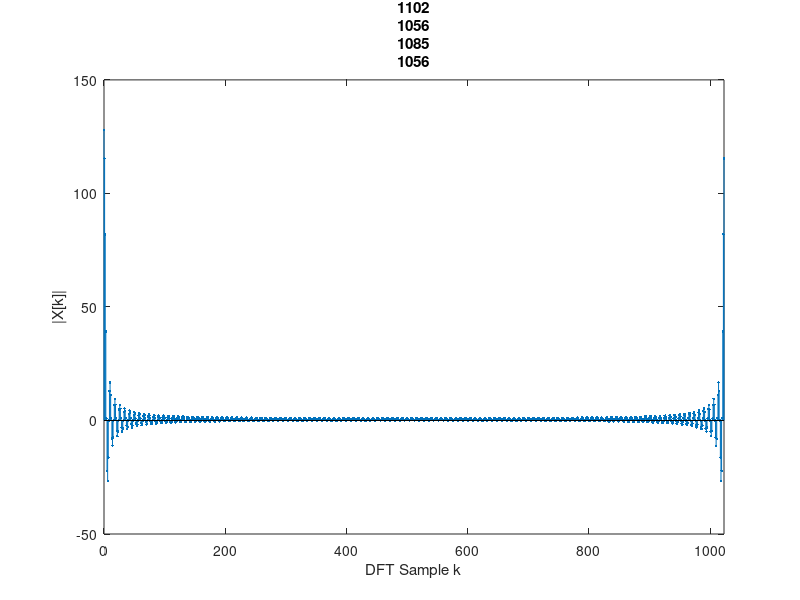

Source code (MATLAB):
x = ones(1, 128);
N = 1024;

X = fft(x, N);
stem(0:N-1, X, '.');
xlim tight;
xlabel('DFT Sample k');
ylabel('|X[k]|');
title("N = " + N);